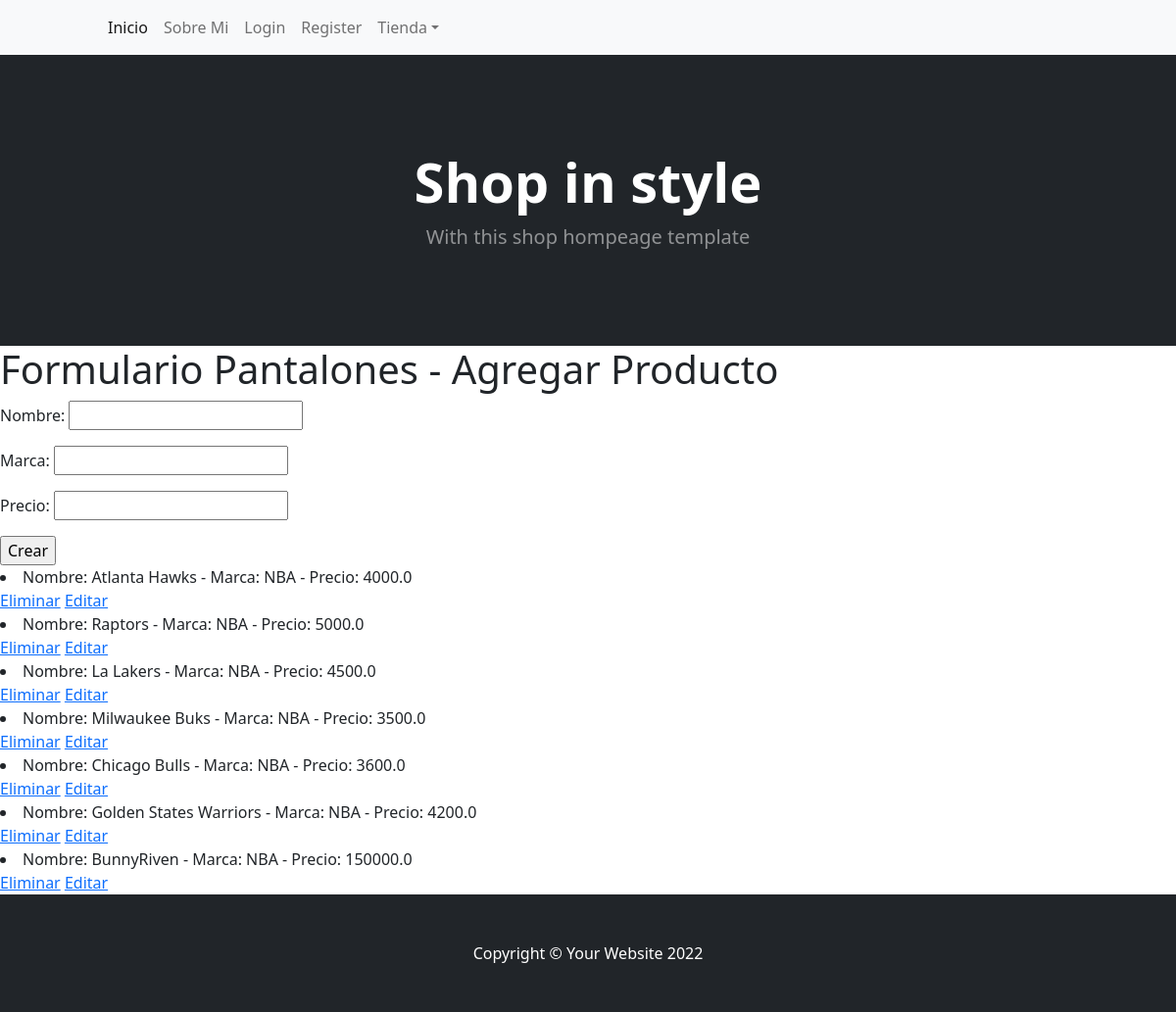
The app's page /productos/pantalones/, older data.
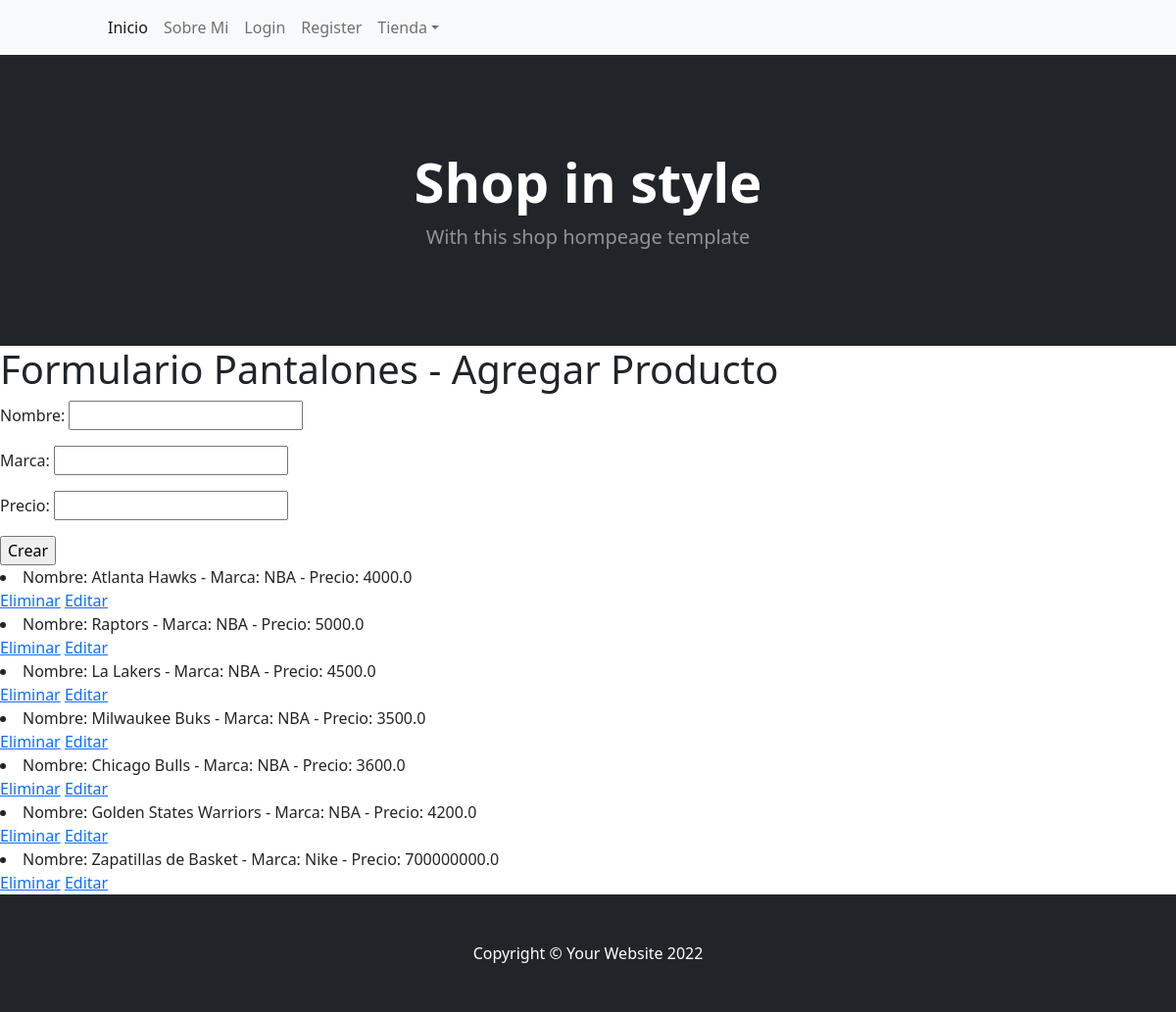
The same page, newer data.
### productos/models.py (models this page shows)
class pantalones(models.Model):
    nombre = models.CharField(max_length=150)
    marca = models.CharField(max_length=150)
    precio = models.FloatField()
    def __str__(self):
        return f"Nombre: {self.nombre} - Marca: {self.marca} - Precio: {self.precio}"

### productos/views.py (the view, shortened to what this page needs)
# urls.py: path("pantalones/", Pantalones, name="pantalones"),
def Pantalones(request):
    Pantalones = pantalones.objects.all()
    if request.method == "GET":
        formulario = formularioPantalones
        context = {
            "pantalon": Pantalones,
            "formulario": formulario
        }
        return render(request, "productos/pantalones.html", context)

### productos/templates/productos/pantalones.html (shortened to what this page needs)
<!DOCTYPE html>
<html lang="en">
    <head>
        {% load static %}
        <link href="https://cdn.jsdelivr.net/npm/bootstrap-icons@1.5.0/font/bootstrap-icons.css" rel="stylesheet" />
        <link href="{% static 'productos/css/styles.css' %}" rel="stylesheet" />
    </head>
    <body>
        <nav class="navbar navbar-expand-lg navbar-light bg-light">
            <div class="container px-4 px-lg-5">
                <div class="collapse navbar-collapse" id="navbarSupportedContent">
                    <ul class="navbar-nav me-auto mb-2 mb-lg-0 ms-lg-4">
                        <li class="nav-item"><a class="nav-link active" aria-current="page" href="/productos/">Inicio</a></li>
                        <li class="nav-item"><a class="nav-link" href="#!">Sobre Mi</a></li>
                        <li class="nav-item"><a class="nav-link" href="/auth/login/">Login</a></li>
                        <li class="nav-item"><a class="nav-link" href="/auth/register/">Register</a></li>
                        <li class="nav-item dropdown">
                            <a class="nav-link dropdown-toggle" id="navbarDropdown" href="#" role="button" data-bs-toggle="dropdown" aria-expanded="false">Tienda</a>
                        </li>
                    </ul>
                </div>
            </div>
        </nav>
        <header class="bg-dark py-5">
            <div class="container px-4 px-lg-5 my-5">
                <div class="text-center text-white">
                    <h1 class="display-4 fw-bolder">Shop in style</h1>
                    <p class="lead fw-normal text-white-50 mb-0">With this shop hompeage template</p>
                </div>
            </div>
        </header>
        <div>
            <h1>Formulario Pantalones - Agregar Producto</h1>
                <form " method="post">{% csrf_token %}
                    {{ formulario.as_p }}
                    <input type="submit" value="Crear">
                </form>
                {% for p in pantalon %}
                    <li>{{p}}</li> <a href="{%url 'EliminarPantalones' p.id %}">Eliminar</a>
                    <a href="{%url 'EditarPantalones' p.id %}">Editar</a>
                {% endfor %}
        <footer class="py-5 bg-dark">
            <div class="container"><p class="m-0 text-center text-white">Copyright &copy; Your Website 2022</p></div>
        </footer>
    </body>
</html>

Row changes from the older to the newer data that the page shows:
removed pantalones: nombre+marca+precio "Nombre: BunnyRiven - Marca: NBA - Precio: 150000.0"
added pantalones: nombre+marca+precio "Nombre: Zapatillas de Basket - Marca: Nike - Precio: 700000000.0"
